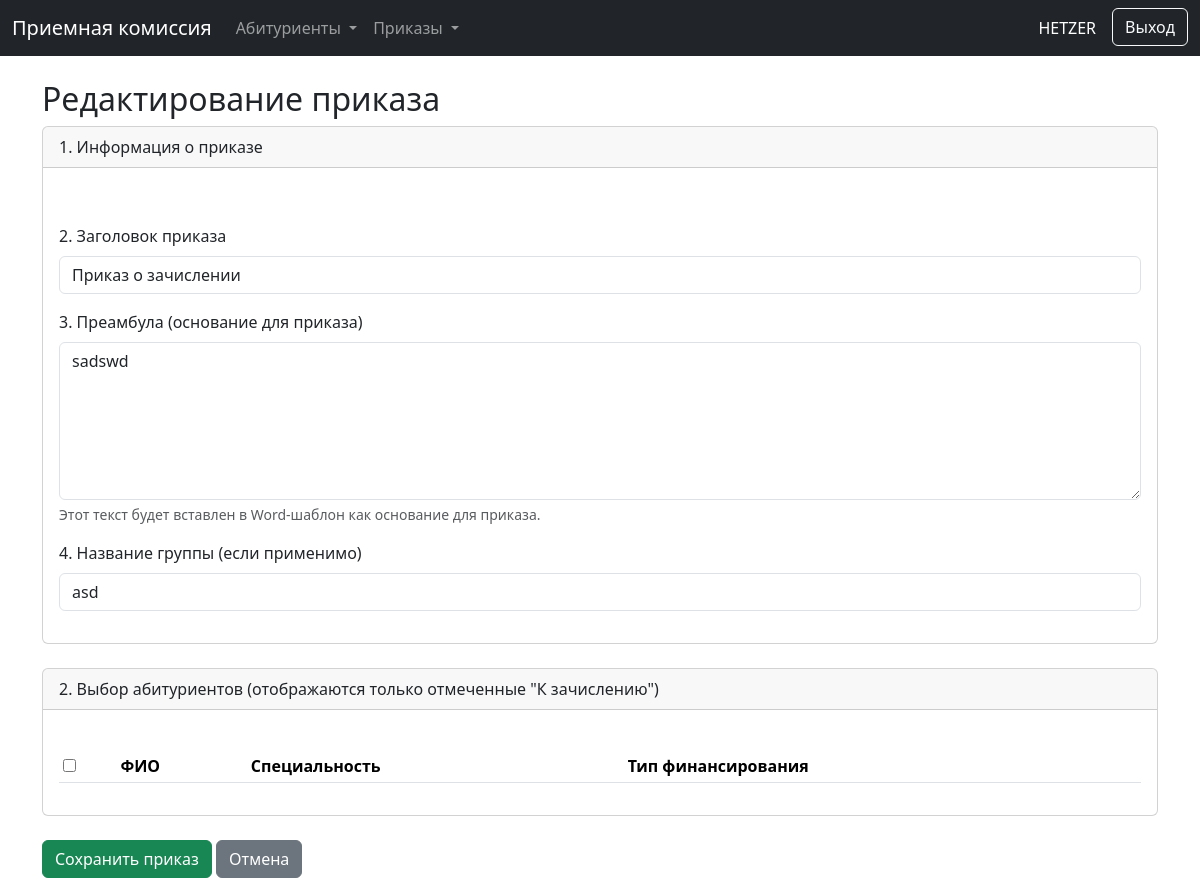
The page /orders//13/edit/ (signed in) on the database its author committed.
### orders/models.py (models this page shows, shortened)
class Order(models.Model):
    STATUS_CHOICES = [
        ('draft', 'Черновик'),
        ('signed', 'Подписан'),
    ]
    title = models.CharField(
        max_length=500,
        verbose_name="Заголовок приказа",
        default="Приказ о зачислении"
    )
    signer_title = models.CharField(
        max_length=255,
        default="Директор колледжа",
        verbose_name="Должность подписанта"
    )
    preamble = models.TextField(verbose_name="Преамбула (основание)", blank=True, null=True)
    order_number = models.CharField(max_length=50, blank=True, null=True, unique=True, verbose_name="Номер приказа")
    order_date = models.DateField(blank=True, null=True, verbose_name="Дата приказа")
    status = models.CharField(max_length=10, choices=STATUS_CHOICES, default='draft', verbose_name="Статус")
    group_name = models.CharField(max_length=100, verbose_name="Название группы")
    applicants = models.ManyToManyField(
        'enrollment.Applicant',
        related_name="orders",
        verbose_name="Абитуриенты в приказе"
    )
    created_by = models.ForeignKey(settings.AUTH_USER_MODEL, on_delete=models.PROTECT, related_name='created_orders', verbose_name="Кем создан")
    signed_by = models.ForeignKey(settings.AUTH_USER_MODEL, on_delete=models.PROTECT, related_name='signed_orders', null=True, blank=True, verbose_name="Кем подписан")
    created_at = models.DateTimeField(auto_now_add=True)
    updated_at = models.DateTimeField(auto_now=True)
    class Meta:
        verbose_name = "Приказ"
        verbose_name_plural = "Приказы"
        ordering = ['-order_date', '-created_at']

### orders/views.py (the view)
# urls.py: path('/<int:pk>/edit/', views.order_update, name='order_update'),
@permission_required('orders.change_order', raise_exception=True)
def order_update(request, pk):
    order = get_object_or_404(Order, pk=pk)
    if not (request.user.is_superuser or order.status == 'draft'):
        raise PermissionDenied("Вы можете редактировать только черновики.")
    applicant_filter = ApplicantFilter(request.GET, queryset=Applicant.objects.filter(is_ready_for_enrollment=True, orders__isnull=True))
    if request.method == 'POST':
        form = OrderForm(request.POST, instance=order)
        if form.is_valid():
            selected_applicant_ids = request.POST.getlist('selected_applicants')
            if not selected_applicant_ids:
                messages.error(request, "Не выбрано ни одного абитуриента!")
                return render(request, 'orders/order_form.html', {
                    'form': form, 'filter': applicant_filter, 'object': order,
                })
            order = form.save()
            order.applicants.set(selected_applicant_ids)
            messages.success(request, "Приказ успешно обновлен.")
            return redirect('order_detail', pk=order.pk)
    else:
        form = OrderForm(instance=order)
    return render(request, 'orders/order_form.html', {
        'form': form, 'filter': applicant_filter, 'object': order,
    })

### orders/forms.py
class OrderForm(forms.ModelForm):
    class Meta:
        model = Order
        fields = ['title', 'preamble', 'group_name']
        widgets = {
            'title': forms.TextInput(attrs={'class': 'form-control'}),
            'preamble': forms.Textarea(attrs={'class': 'form-control', 'rows': 6}),
            'group_name': forms.TextInput(attrs={'class': 'form-control'}),
        }
        labels = {
            'title': '2. Заголовок приказа',
            'preamble': '3. Преамбула (основание для приказа)',
            'group_name': '4. Название группы (если применимо)',
        }

### orders/templates/orders/order_form.html (shortened to what this page needs)
{% extends 'enrollment/base.html' %}
{% block content %}
<h2>{% if object %}Редактирование{% else %}Создание{% endif %} приказа</h2>
<form method="post">
    <div class="card mb-4">
        <div class="card-header">1. Информация о приказе</div>
        <div class="card-body">
            <div class="mb-3">
            </div>
            <div class="mb-3">
                <label for="{{ form.title.id_for_label }}" class="form-label">{{ form.title.label }}</label>
                {{ form.title }}
            </div>
            <div class="mb-3">
                <label for="{{ form.preamble.id_for_label }}" class="form-label">{{ form.preamble.label }}</label>
                {{ form.preamble }}
                <div class="form-text">Этот текст будет вставлен в Word-шаблон как основание для приказа.</div>
            </div>
            <div class="mb-3">
                <label for="{{ form.group_name.id_for_label }}" class="form-label">{{ form.group_name.label }}</label>
                {{ form.group_name }}
            </div>
        </div>
    </div>
    <div class="card mb-4">
        <div class="card-header">2. Выбор абитуриентов (отображаются только отмеченные "К зачислению")</div>
        <div class="card-body">
            <div class="table-responsive" style="max-height: 500px;">
                <table class="table table-striped table-hover table-sm">
                    <thead>
                        <tr>
                            <th><input type="checkbox" id="select-all"></th>
                            <th>ФИО</th>
                            <th>Специальность</th>
                            <th>Тип финансирования</th>
                        </tr>
                    </thead>
                </table>
            </div>
        </div>
    </div>
    <button type="submit" class="btn btn-success">Сохранить приказ</button>
    <a href="{% url 'order_list' %}" class="btn btn-secondary">Отмена</a>
</form>
{% endblock %}

### enrollment/templates/enrollment/base.html (shortened to what this page needs)
<!DOCTYPE html>
<html lang="ru">
<head>
    <link href="https://cdn.jsdelivr.net/npm/bootstrap@5.3.2/dist/css/bootstrap.min.css" rel="stylesheet">
</head>
<body>
    <nav class="navbar navbar-expand-lg navbar-dark bg-dark mb-4">
    <div class="container-fluid">
        <a class="navbar-brand" href="{% url 'dashboard' %}">Приемная комиссия</a>
        <div class="collapse navbar-collapse" id="mainNavbar">
            <ul class="navbar-nav me-auto mb-2 mb-lg-0">
                {% if perms.enrollment.view_applicant or perms.enrollment.add_applicant %}
                <li class="nav-item dropdown">
                    <a class="nav-link dropdown-toggle" href="#" id="applicantsDropdown" role="button" data-bs-toggle="dropdown" aria-expanded="false">
                        Абитуриенты
                    </a>
                </li>
                {% endif %}
                {% if perms.enrollment.view_order or perms.enrollment.add_order %}
                <li class="nav-item dropdown">
                    <a class="nav-link dropdown-toggle" href="#" id="ordersDropdown" role="button" data-bs-toggle="dropdown" aria-expanded="false">
                        Приказы
                    </a>
                </li>
                {% endif %}
            </ul>
            <div class="d-flex">
                <span class="navbar-text text-white me-3">{{ user.username }}</span>
                <form action="{% url 'logout' %}" method="post">
                    <button type="submit" class="btn btn-outline-light">Выход</button>
                </form>
            </div>
        </div>
    </div>
</nav>
    <main class="container mt-4">
        {% block content %}{% endblock %}
    </main>
</body>
</html>

### rows shown on the page
Order: title "Приказ о зачислении", preamble "sadswd", group_name "asd"

### other values the page prints
{{ user.username }} "HETZER"
